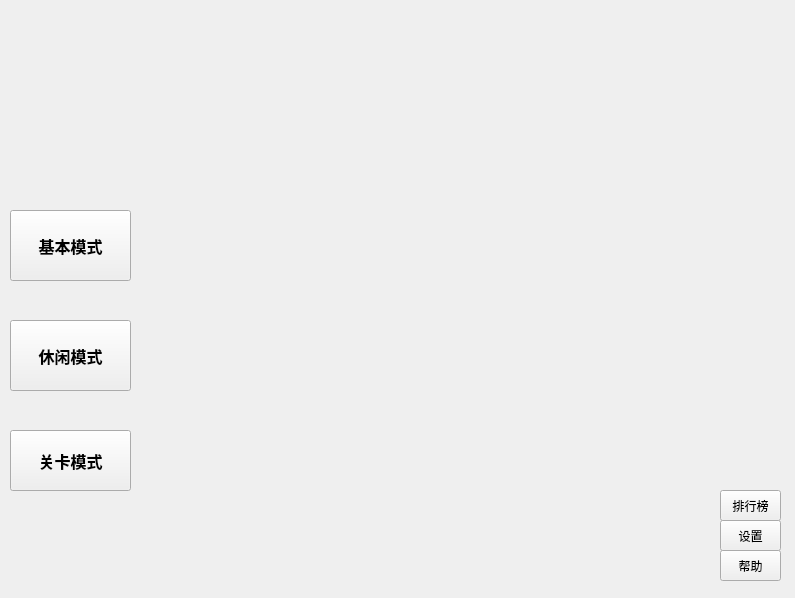
<?xml version="1.0" encoding="UTF-8"?>
<ui version="4.0">
 <class>MainWindow</class>
 <widget class="QMainWindow" name="MainWindow">
  <property name="geometry">
   <rect>
    <x>0</x>
    <y>0</y>
    <width>795</width>
    <height>598</height>
   </rect>
  </property>
  <property name="windowTitle">
   <string>《欢乐连连看》</string>
  </property>
  <widget class="QWidget" name="centralwidget">
   <property name="styleSheet">
    <string notr="true">QWidget {
	background-image: url(:/resource/bg_m0ain.bmp);
    background-image: no-repeat;
    background-image: center;
}</string>
   </property>
   <widget class="QPushButton" name="IDC_BTN_BASIC">
    <property name="geometry">
     <rect>
      <x>10</x>
      <y>210</y>
      <width>121</width>
      <height>71</height>
     </rect>
    </property>
    <property name="font">
     <font>
      <family>Microsoft New Tai Lue</family>
      <pointsize>12</pointsize>
      <bold>true</bold>
     </font>
    </property>
    <property name="cursor">
     <cursorShape>ArrowCursor</cursorShape>
    </property>
    <property name="styleSheet">
     <string notr="true">background-image: url(:/resource/fruit_bg.bmp);
color: rgb(0, 0, 0);</string>
    </property>
    <property name="text">
     <string>基本模式</string>
    </property>
   </widget>
   <widget class="QPushButton" name="IDC_BTN_RELAX">
    <property name="geometry">
     <rect>
      <x>10</x>
      <y>320</y>
      <width>121</width>
      <height>71</height>
     </rect>
    </property>
    <property name="font">
     <font>
      <family>Microsoft New Tai Lue</family>
      <pointsize>12</pointsize>
      <bold>true</bold>
     </font>
    </property>
    <property name="styleSheet">
     <string notr="true">background-image: url(:/resource/fruit_bg.bmp);
color: rgb(0, 0, 0);</string>
    </property>
    <property name="text">
     <string>休闲模式</string>
    </property>
   </widget>
   <widget class="QPushButton" name="IDC_BTN_LEVEL">
    <property name="geometry">
     <rect>
      <x>10</x>
      <y>430</y>
      <width>121</width>
      <height>61</height>
     </rect>
    </property>
    <property name="font">
     <font>
      <family>Microsoft New Tai Lue</family>
      <pointsize>12</pointsize>
      <bold>true</bold>
     </font>
    </property>
    <property name="styleSheet">
     <string notr="true">background-image: url(:/resource/fruit_bg.bmp);
color: rgb(0, 0, 0);</string>
    </property>
    <property name="text">
     <string>关卡模式</string>
    </property>
   </widget>
   <widget class="QPushButton" name="IDC_BTN_RANK">
    <property name="geometry">
     <rect>
      <x>720</x>
      <y>490</y>
      <width>61</width>
      <height>31</height>
     </rect>
    </property>
    <property name="styleSheet">
     <string notr="true">background-image: url(:/resource/fruit_bg.bmp);
color: rgb(0, 0, 0);</string>
    </property>
    <property name="text">
     <string>排行榜</string>
    </property>
   </widget>
   <widget class="QPushButton" name="IDC_BTN_SETTING">
    <property name="geometry">
     <rect>
      <x>720</x>
      <y>520</y>
      <width>61</width>
      <height>31</height>
     </rect>
    </property>
    <property name="styleSheet">
     <string notr="true">background-image: url(:/resource/fruit_bg.bmp);
color: rgb(0, 0, 0);</string>
    </property>
    <property name="text">
     <string>设置</string>
    </property>
   </widget>
   <widget class="QPushButton" name="IDC_BTN_HELP">
    <property name="geometry">
     <rect>
      <x>720</x>
      <y>550</y>
      <width>61</width>
      <height>31</height>
     </rect>
    </property>
    <property name="styleSheet">
     <string notr="true">background-image: url(:/resource/fruit_bg.bmp);
color: rgb(0, 0, 0);</string>
    </property>
    <property name="text">
     <string>帮助</string>
    </property>
   </widget>
  </widget>
  <widget class="QMenuBar" name="menubar">
   <property name="geometry">
    <rect>
     <x>0</x>
     <y>0</y>
     <width>795</width>
     <height>18</height>
    </rect>
   </property>
  </widget>
 </widget>
 <resources/>
 <connections/>
</ui>
